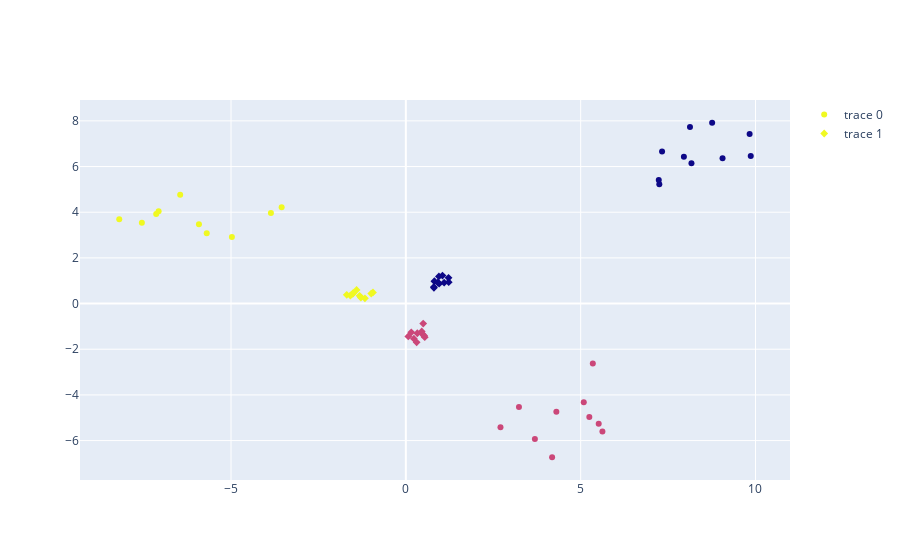

Notebook cell for this chart:
### Code cell
go.Figure(data = [go.Scatter(x = X[:, 0], 
                                  y = X[:, 1],
                                  mode = 'markers', 
                                  marker_color = y), 
                  go.Scatter(x = X_[:, 0], 
                                  y = X_[:, 1],
                                  mode = 'markers', 
                                  marker_symbol = 'diamond',
                                  marker_color = y)])

### Figure 1 — Plotly figure (JSON) as saved in the notebook; plotly's stock layout.template omitted (floating-point values rounded to 4 significant figures)
{"data": [{"marker": {"color": [2, 0, 0, 1, 2, 1, 1, 2, 1, 0, 0, 2, 2, 2, 2, 2, 2, 0, 0, 0, 1, 0, 2, 0, 1, 1, 0, 1, 1, 1]}, "mode": "markers", "type": "scatter", "x": [-7.14, 7.328, 7.952, 3.691, -3.552, 5.089, 4.183, -5.917, 5.248, 9.058, 7.25, -5.694, -8.196, -7.07, -6.454, -3.859, -4.975, 8.126, 9.865, 9.832, 2.707, 7.234, -7.55, 8.169, 5.347, 5.622, 8.761, 4.305, 3.235, 5.516], "y": [3.919, 6.662, 6.428, -5.933, 4.219, -4.323, -6.73, 3.474, -4.973, 6.358, 5.225, 3.076, 3.689, 4.038, 4.763, 3.968, 2.913, 7.731, 6.465, 7.425, -5.419, 5.415, 3.54, 6.143, -2.623, -5.599, 7.918, -4.738, -4.532, -5.266]}, {"marker": {"color": [2, 0, 0, 1, 2, 1, 1, 2, 1, 0, 0, 2, 2, 2, 2, 2, 2, 0, 0, 0, 1, 0, 2, 0, 1, 1, 0, 1, 1, 1], "symbol": "diamond"}, "mode": "markers", "type": "scatter", "x": [-1.519, 0.8166, 0.9174, 0.2294, -0.9401, 0.4551, 0.3089, -1.322, 0.4808, 1.096, 0.804, -1.286, -1.69, -1.508, -1.409, -0.9897, -1.17, 0.9455, 1.226, 1.221, 0.07045, 0.8014, -1.586, 0.9524, 0.4968, 0.5412, 1.048, 0.3285, 0.1558, 0.5241], "y": [0.4285, 0.9764, 0.9296, -1.54, 0.4883, -1.218, -1.699, 0.3396, -1.348, 0.9157, 0.6894, 0.2601, 0.3824, 0.4523, 0.597, 0.4382, 0.2274, 1.19, 0.937, 1.129, -1.437, 0.7273, 0.3528, 0.8728, -0.8786, -1.473, 1.227, -1.301, -1.26, -1.407]}], "layout": {}}
